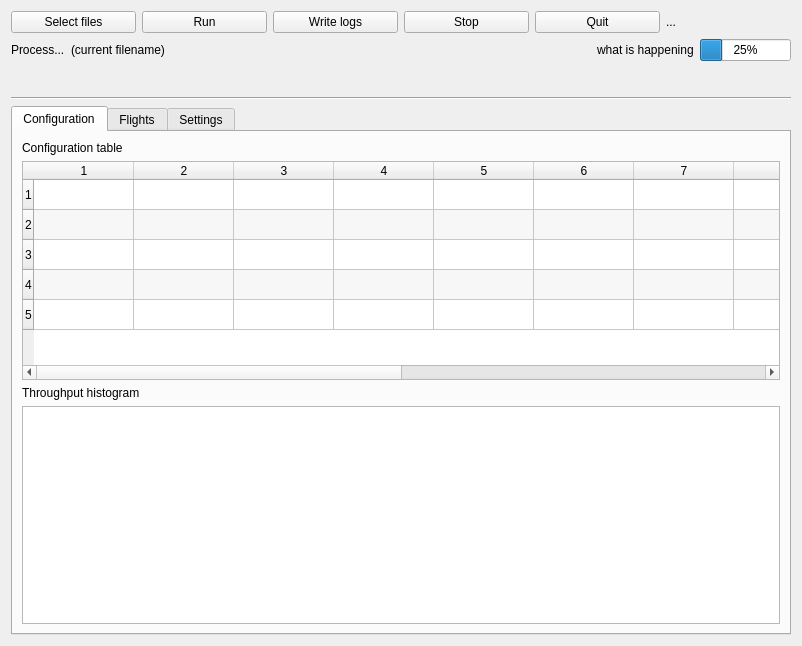
<?xml version="1.0" encoding="UTF-8"?>
<ui version="4.0">
 <class>Form</class>
 <widget class="QWidget" name="Form">
  <property name="geometry">
   <rect>
    <x>0</x>
    <y>0</y>
    <width>802</width>
    <height>646</height>
   </rect>
  </property>
  <property name="sizePolicy">
   <sizepolicy hsizetype="Expanding" vsizetype="Expanding">
    <horstretch>0</horstretch>
    <verstretch>0</verstretch>
   </sizepolicy>
  </property>
  <property name="minimumSize">
   <size>
    <width>647</width>
    <height>640</height>
   </size>
  </property>
  <property name="windowTitle">
   <string>Runway Allocation</string>
  </property>
  <layout class="QVBoxLayout" name="verticalLayout_6">
   <item>
    <layout class="QVBoxLayout" name="verticalLayout">
     <item>
      <layout class="QHBoxLayout" name="horizontalLayout">
       <item>
        <widget class="QPushButton" name="btnOpen">
         <property name="text">
          <string>Select files</string>
         </property>
        </widget>
       </item>
       <item>
        <widget class="QPushButton" name="btnRun">
         <property name="text">
          <string>Run</string>
         </property>
        </widget>
       </item>
       <item>
        <widget class="QPushButton" name="btnWrite">
         <property name="text">
          <string>Write logs</string>
         </property>
        </widget>
       </item>
       <item>
        <widget class="QPushButton" name="btnStop">
         <property name="text">
          <string>Stop</string>
         </property>
        </widget>
       </item>
       <item>
        <widget class="QPushButton" name="btnQuit">
         <property name="text">
          <string>Quit</string>
         </property>
        </widget>
       </item>
       <item>
        <widget class="QLabel" name="lblTime">
         <property name="text">
          <string>...</string>
         </property>
        </widget>
       </item>
      </layout>
     </item>
     <item>
      <layout class="QHBoxLayout" name="horizontalLayout_2">
       <item>
        <widget class="QLabel" name="lbl_process">
         <property name="sizePolicy">
          <sizepolicy hsizetype="Fixed" vsizetype="Preferred">
           <horstretch>0</horstretch>
           <verstretch>0</verstretch>
          </sizepolicy>
         </property>
         <property name="text">
          <string>Process...</string>
         </property>
        </widget>
       </item>
       <item>
        <widget class="QLabel" name="labelCurrent">
         <property name="text">
          <string>(current filename)</string>
         </property>
        </widget>
       </item>
       <item>
        <spacer name="horizontalSpacer">
         <property name="orientation">
          <enum>Qt::Horizontal</enum>
         </property>
         <property name="sizeType">
          <enum>QSizePolicy::Preferred</enum>
         </property>
         <property name="sizeHint" stdset="0">
          <size>
           <width>80</width>
           <height>20</height>
          </size>
         </property>
        </spacer>
       </item>
       <item>
        <widget class="QLabel" name="labelHap">
         <property name="sizePolicy">
          <sizepolicy hsizetype="Fixed" vsizetype="Preferred">
           <horstretch>0</horstretch>
           <verstretch>0</verstretch>
          </sizepolicy>
         </property>
         <property name="text">
          <string>what is happening</string>
         </property>
        </widget>
       </item>
       <item>
        <widget class="QProgressBar" name="progressBar">
         <property name="sizePolicy">
          <sizepolicy hsizetype="Fixed" vsizetype="Fixed">
           <horstretch>0</horstretch>
           <verstretch>0</verstretch>
          </sizepolicy>
         </property>
         <property name="value">
          <number>25</number>
         </property>
         <property name="textVisible">
          <bool>true</bool>
         </property>
         <property name="orientation">
          <enum>Qt::Horizontal</enum>
         </property>
         <property name="invertedAppearance">
          <bool>false</bool>
         </property>
         <property name="textDirection">
          <enum>QProgressBar::TopToBottom</enum>
         </property>
        </widget>
       </item>
      </layout>
     </item>
     <item>
      <spacer name="verticalSpacer_2">
       <property name="orientation">
        <enum>Qt::Vertical</enum>
       </property>
       <property name="sizeType">
        <enum>QSizePolicy::Minimum</enum>
       </property>
       <property name="sizeHint" stdset="0">
        <size>
         <width>20</width>
         <height>30</height>
        </size>
       </property>
      </spacer>
     </item>
     <item>
      <widget class="Line" name="line">
       <property name="orientation">
        <enum>Qt::Horizontal</enum>
       </property>
      </widget>
     </item>
     <item>
      <widget class="QTabWidget" name="tabWidget">
       <property name="currentIndex">
        <number>0</number>
       </property>
       <widget class="QWidget" name="Configuration">
        <property name="sizePolicy">
         <sizepolicy hsizetype="Minimum" vsizetype="Minimum">
          <horstretch>0</horstretch>
          <verstretch>0</verstretch>
         </sizepolicy>
        </property>
        <property name="autoFillBackground">
         <bool>false</bool>
        </property>
        <attribute name="title">
         <string>Configuration</string>
        </attribute>
        <layout class="QGridLayout" name="gridLayout_3">
         <item row="0" column="0">
          <layout class="QVBoxLayout" name="verticalLayout_5" stretch="0,0,0,0">
           <property name="sizeConstraint">
            <enum>QLayout::SetMinAndMaxSize</enum>
           </property>
           <property name="leftMargin">
            <number>0</number>
           </property>
           <property name="topMargin">
            <number>0</number>
           </property>
           <property name="rightMargin">
            <number>0</number>
           </property>
           <property name="bottomMargin">
            <number>0</number>
           </property>
           <item>
            <widget class="QLabel" name="lbl_config">
             <property name="sizePolicy">
              <sizepolicy hsizetype="Preferred" vsizetype="Maximum">
               <horstretch>0</horstretch>
               <verstretch>0</verstretch>
              </sizepolicy>
             </property>
             <property name="text">
              <string>Configuration table</string>
             </property>
            </widget>
           </item>
           <item>
            <widget class="QTableWidget" name="tableConfig">
             <property name="sizePolicy">
              <sizepolicy hsizetype="Expanding" vsizetype="Expanding">
               <horstretch>0</horstretch>
               <verstretch>0</verstretch>
              </sizepolicy>
             </property>
             <property name="editTriggers">
              <set>QAbstractItemView::NoEditTriggers</set>
             </property>
             <property name="alternatingRowColors">
              <bool>true</bool>
             </property>
             <property name="selectionMode">
              <enum>QAbstractItemView::NoSelection</enum>
             </property>
             <property name="sortingEnabled">
              <bool>true</bool>
             </property>
             <property name="rowCount">
              <number>5</number>
             </property>
             <property name="columnCount">
              <number>14</number>
             </property>
             <row/>
             <row/>
             <row/>
             <row/>
             <row/>
             <column/>
             <column/>
             <column/>
             <column/>
             <column/>
             <column/>
             <column/>
             <column/>
             <column/>
             <column/>
             <column/>
             <column/>
             <column/>
             <column/>
            </widget>
           </item>
           <item>
            <widget class="QLabel" name="lbl_histo">
             <property name="sizePolicy">
              <sizepolicy hsizetype="Preferred" vsizetype="Maximum">
               <horstretch>0</horstretch>
               <verstretch>0</verstretch>
              </sizepolicy>
             </property>
             <property name="text">
              <string>Throughput histogram</string>
             </property>
            </widget>
           </item>
           <item>
            <widget class="QGraphicsView" name="graphicsView">
             <property name="sizePolicy">
              <sizepolicy hsizetype="Expanding" vsizetype="Expanding">
               <horstretch>0</horstretch>
               <verstretch>0</verstretch>
              </sizepolicy>
             </property>
            </widget>
           </item>
          </layout>
         </item>
        </layout>
       </widget>
       <widget class="QWidget" name="Flights">
        <property name="sizePolicy">
         <sizepolicy hsizetype="Expanding" vsizetype="Expanding">
          <horstretch>0</horstretch>
          <verstretch>0</verstretch>
         </sizepolicy>
        </property>
        <property name="autoFillBackground">
         <bool>false</bool>
        </property>
        <attribute name="title">
         <string>Flights</string>
        </attribute>
        <layout class="QGridLayout" name="gridLayout_2">
         <item row="0" column="0">
          <layout class="QVBoxLayout" name="verticalLayout_7">
           <property name="leftMargin">
            <number>0</number>
           </property>
           <property name="topMargin">
            <number>0</number>
           </property>
           <property name="rightMargin">
            <number>0</number>
           </property>
           <property name="bottomMargin">
            <number>0</number>
           </property>
           <item>
            <widget class="QLabel" name="lbl_flights">
             <property name="sizePolicy">
              <sizepolicy hsizetype="Preferred" vsizetype="Maximum">
               <horstretch>0</horstretch>
               <verstretch>0</verstretch>
              </sizepolicy>
             </property>
             <property name="text">
              <string>Flights table</string>
             </property>
            </widget>
           </item>
           <item>
            <widget class="QTableWidget" name="tableFlights">
             <property name="sizePolicy">
              <sizepolicy hsizetype="Preferred" vsizetype="Preferred">
               <horstretch>0</horstretch>
               <verstretch>0</verstretch>
              </sizepolicy>
             </property>
             <property name="font">
              <font>
               <pointsize>8</pointsize>
              </font>
             </property>
             <property name="frameShape">
              <enum>QFrame::StyledPanel</enum>
             </property>
             <property name="frameShadow">
              <enum>QFrame::Sunken</enum>
             </property>
             <property name="editTriggers">
              <set>QAbstractItemView::NoEditTriggers</set>
             </property>
             <property name="alternatingRowColors">
              <bool>true</bool>
             </property>
             <property name="selectionMode">
              <enum>QAbstractItemView::NoSelection</enum>
             </property>
             <property name="selectionBehavior">
              <enum>QAbstractItemView::SelectRows</enum>
             </property>
             <property name="sortingEnabled">
              <bool>true</bool>
             </property>
             <property name="rowCount">
              <number>200</number>
             </property>
             <property name="columnCount">
              <number>15</number>
             </property>
             <row/>
             <row/>
             <row/>
             <row/>
             <row/>
             <row/>
             <row/>
             <row/>
             <row/>
             <row/>
             <row/>
             <row/>
             <row/>
             <row/>
             <row/>
             <row/>
             <row/>
             <row/>
             <row/>
             <row/>
             <row/>
             <row/>
             <row/>
             <row/>
             <row/>
             <row/>
             <row/>
             <row/>
             <row/>
             <row/>
             <row/>
             <row/>
             <row/>
             <row/>
             <row/>
             <row/>
             <row/>
             <row/>
             <row/>
             <row/>
             <row/>
             <row/>
             <row/>
             <row/>
             <row/>
             <row/>
             <row/>
             <row/>
             <row/>
             <row/>
             <row/>
             <row/>
             <row/>
             <row/>
             <row/>
             <row/>
             <row/>
             <row/>
             <row/>
             <row/>
             <row/>
             <row/>
             <row/>
             <row/>
             <row/>
             <row/>
             <row/>
             <row/>
             <row/>
             <row/>
             <row/>
             <row/>
             <row/>
             <row/>
             <row/>
             <row/>
             <row/>
             <row/>
             <row/>
             <row/>
             <row/>
             <row/>
             <row/>
             <row/>
             <row/>
             <row/>
             <row/>
             <row/>
             <row/>
             <row/>
             <row/>
             <row/>
             <row/>
             <row/>
             <row/>
             <row/>
             <row/>
             <row/>
             <row/>
             <row/>
             <row/>
             <row/>
             <row/>
             <row/>
             <row/>
             <row/>
             <row/>
             <row/>
             <row/>
             <row/>
             <row/>
             <row/>
             <row/>
             <row/>
             <row/>
             <row/>
             <row/>
             <row/>
             <row/>
             <row/>
             <row/>
             <row/>
             <row/>
             <row/>
             <row/>
             <row/>
             <row/>
             <row/>
             <row/>
             <row/>
             <row/>
             <row/>
             <row/>
             <row/>
             <row/>
             <row/>
             <row/>
             <row/>
             <row/>
             <row/>
             <row/>
             <row/>
             <row/>
             <row/>
             <row/>
             <row/>
             <row/>
             <row/>
             <row/>
             <row/>
             <row/>
             <row/>
             <row/>
             <row/>
             <row/>
             <row/>
             <row/>
             <row/>
             <row/>
             <row/>
             <row/>
             <row/>
             <row/>
             <row/>
             <row/>
             <row/>
             <row/>
             <row/>
             <row/>
             <row/>
             <row/>
             <row/>
             <row/>
             <row/>
             <row/>
             <row/>
             <row/>
             <row/>
             <row/>
             <row/>
             <row/>
             <row/>
             <row/>
             <row/>
             <row/>
             <row/>
             <row/>
             <row/>
             <row/>
             <row/>
             <row/>
             <row/>
             <row/>
             <row/>
             <row/>
             <row/>
             <row/>
             <row/>
             <row/>
             <row/>
             <column/>
             <column/>
             <column/>
             <column/>
             <column/>
             <column/>
             <column/>
             <column/>
             <column/>
             <column/>
             <column/>
             <column/>
             <column/>
             <column/>
             <column/>
            </widget>
           </item>
          </layout>
         </item>
        </layout>
       </widget>
       <widget class="QWidget" name="Settings">
        <property name="sizePolicy">
         <sizepolicy hsizetype="Preferred" vsizetype="Preferred">
          <horstretch>0</horstretch>
          <verstretch>0</verstretch>
         </sizepolicy>
        </property>
        <attribute name="title">
         <string>Settings</string>
        </attribute>
        <layout class="QGridLayout" name="gridLayout_4">
         <item row="0" column="0">
          <layout class="QGridLayout" name="gridLayout">
           <property name="sizeConstraint">
            <enum>QLayout::SetDefaultConstraint</enum>
           </property>
           <property name="leftMargin">
            <number>5</number>
           </property>
           <property name="topMargin">
            <number>5</number>
           </property>
           <property name="rightMargin">
            <number>5</number>
           </property>
           <property name="bottomMargin">
            <number>5</number>
           </property>
           <property name="spacing">
            <number>10</number>
           </property>
           <item row="1" column="2">
            <widget class="Line" name="line_3">
             <property name="orientation">
              <enum>Qt::Horizontal</enum>
             </property>
            </widget>
           </item>
           <item row="5" column="1">
            <widget class="QTimeEdit" name="timeEdit">
             <property name="sizePolicy">
              <sizepolicy hsizetype="Fixed" vsizetype="Preferred">
               <horstretch>0</horstretch>
               <verstretch>0</verstretch>
              </sizepolicy>
             </property>
            </widget>
           </item>
           <item row="2" column="1">
            <widget class="QLabel" name="lbl_start_time">
             <property name="sizePolicy">
              <sizepolicy hsizetype="Maximum" vsizetype="Preferred">
               <horstretch>0</horstretch>
               <verstretch>0</verstretch>
              </sizepolicy>
             </property>
             <property name="text">
              <string>Start date and time (UTC)</string>
             </property>
             <property name="scaledContents">
              <bool>false</bool>
             </property>
            </widget>
           </item>
           <item row="3" column="2">
            <widget class="QCalendarWidget" name="calendarWidget_2">
             <property name="sizePolicy">
              <sizepolicy hsizetype="Fixed" vsizetype="Fixed">
               <horstretch>0</horstretch>
               <verstretch>0</verstretch>
              </sizepolicy>
             </property>
             <property name="verticalHeaderFormat">
              <enum>QCalendarWidget::NoVerticalHeader</enum>
             </property>
            </widget>
           </item>
           <item row="2" column="2">
            <widget class="QLabel" name="lbl_end_time">
             <property name="sizePolicy">
              <sizepolicy hsizetype="Preferred" vsizetype="Preferred">
               <horstretch>0</horstretch>
               <verstretch>0</verstretch>
              </sizepolicy>
             </property>
             <property name="text">
              <string>End date and time (UTC)</string>
             </property>
            </widget>
           </item>
           <item row="3" column="1">
            <widget class="QCalendarWidget" name="calendarWidget">
             <property name="sizePolicy">
              <sizepolicy hsizetype="Fixed" vsizetype="Fixed">
               <horstretch>0</horstretch>
               <verstretch>0</verstretch>
              </sizepolicy>
             </property>
             <property name="minimumSize">
              <size>
               <width>0</width>
               <height>0</height>
              </size>
             </property>
             <property name="gridVisible">
              <bool>false</bool>
             </property>
             <property name="horizontalHeaderFormat">
              <enum>QCalendarWidget::ShortDayNames</enum>
             </property>
             <property name="verticalHeaderFormat">
              <enum>QCalendarWidget::NoVerticalHeader</enum>
             </property>
             <property name="navigationBarVisible">
              <bool>true</bool>
             </property>
             <property name="dateEditEnabled">
              <bool>true</bool>
             </property>
            </widget>
           </item>
           <item row="5" column="2">
            <widget class="QTimeEdit" name="timeEdit_2">
             <property name="sizePolicy">
              <sizepolicy hsizetype="Fixed" vsizetype="Preferred">
               <horstretch>0</horstretch>
               <verstretch>0</verstretch>
              </sizepolicy>
             </property>
            </widget>
           </item>
           <item row="3" column="3">
            <widget class="Line" name="line_4">
             <property name="orientation">
              <enum>Qt::Vertical</enum>
             </property>
            </widget>
           </item>
           <item row="0" column="2">
            <layout class="QHBoxLayout" name="horizontalLayout_3">
             <item>
              <widget class="QLabel" name="label_2">
               <property name="text">
                <string>Refresh rate: </string>
               </property>
              </widget>
             </item>
             <item>
              <widget class="QSpinBox" name="spinBoxRate">
               <property name="suffix">
                <string> (s)</string>
               </property>
               <property name="value">
                <number>5</number>
               </property>
              </widget>
             </item>
             <item>
              <widget class="QPushButton" name="btnSetRate">
               <property name="text">
                <string>Set</string>
               </property>
              </widget>
             </item>
            </layout>
           </item>
           <item row="7" column="2">
            <spacer name="verticalSpacer">
             <property name="orientation">
              <enum>Qt::Vertical</enum>
             </property>
             <property name="sizeType">
              <enum>QSizePolicy::Expanding</enum>
             </property>
             <property name="sizeHint" stdset="0">
              <size>
               <width>20</width>
               <height>40</height>
              </size>
             </property>
            </spacer>
           </item>
           <item row="1" column="1">
            <widget class="Line" name="line_2">
             <property name="orientation">
              <enum>Qt::Horizontal</enum>
             </property>
            </widget>
           </item>
           <item row="0" column="1">
            <widget class="QCheckBox" name="checkBoxDelimit">
             <property name="sizePolicy">
              <sizepolicy hsizetype="Maximum" vsizetype="Fixed">
               <horstretch>0</horstretch>
               <verstretch>0</verstretch>
              </sizepolicy>
             </property>
             <property name="text">
              <string>delimited time range</string>
             </property>
            </widget>
           </item>
           <item row="3" column="4">
            <widget class="QLabel" name="label">
             <property name="text">
              <string>...</string>
             </property>
            </widget>
           </item>
           <item row="7" column="1">
            <layout class="QGridLayout" name="gridLayout_5">
             <property name="sizeConstraint">
              <enum>QLayout::SetMaximumSize</enum>
             </property>
             <item row="1" column="0">
              <widget class="QLabel" name="label_4">
               <property name="text">
                <string>TextLabel</string>
               </property>
              </widget>
             </item>
             <item row="2" column="1">
              <spacer name="verticalSpacer_3">
               <property name="orientation">
                <enum>Qt::Vertical</enum>
               </property>
               <property name="sizeType">
                <enum>QSizePolicy::Minimum</enum>
               </property>
               <property name="sizeHint" stdset="0">
                <size>
                 <width>20</width>
                 <height>40</height>
                </size>
               </property>
              </spacer>
             </item>
             <item row="0" column="0">
              <widget class="QLabel" name="label_3">
               <property name="text">
                <string>Out file name:</string>
               </property>
              </widget>
             </item>
            </layout>
           </item>
           <item row="6" column="2">
            <widget class="Line" name="line_5">
             <property name="orientation">
              <enum>Qt::Horizontal</enum>
             </property>
            </widget>
           </item>
           <item row="6" column="1">
            <widget class="Line" name="line_6">
             <property name="orientation">
              <enum>Qt::Horizontal</enum>
             </property>
            </widget>
           </item>
          </layout>
         </item>
        </layout>
       </widget>
      </widget>
     </item>
    </layout>
   </item>
  </layout>
 </widget>
 <tabstops>
  <tabstop>btnRun</tabstop>
  <tabstop>btnOpen</tabstop>
  <tabstop>btnWrite</tabstop>
  <tabstop>btnStop</tabstop>
  <tabstop>btnOpen</tabstop>
  <tabstop>btnRun</tabstop>
  <tabstop>btnWrite</tabstop>
  <tabstop>btnStop</tabstop>
 </tabstops>
 <resources/>
 <connections/>
</ui>
